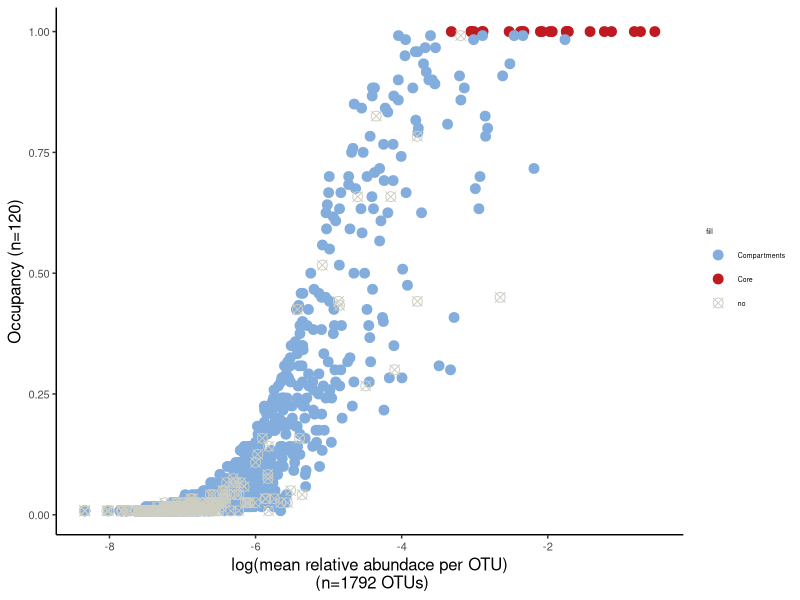

Generate this figure with R:
## ---- chunk 1
library(tidyverse)
library(reshape2)
library(vegan)
theme_set(theme_light())
map = read.table("metadata_VE.txt", header=T, row.names=1, sep="\t")
otu = read.table("otu_VE.txt", header=T, row.names=1, sep="\t")
otu_PA <- 1*((otu>0)==1)                                                 # presence-absence data
otu_occ <- rowSums(otu_PA)/ncol(otu_PA)                                # occupancy calculation
otu_rel <- apply(decostand(otu, method="total", MARGIN=2),1, mean)     # relative abundance  
occ_abun <- add_rownames(as.data.frame(cbind(otu_occ, otu_rel)),'otu') # combining occupancy and abundance 
write.table(as.matrix(occ_abun),"occ_abun.txt",sep = '\t',quote = FALSE,col.names = NA)
#After the dataframe is exported, manually add a column named "fill"(Core,Compartment,no)

occ_abun = read.table("occ_abun_new.txt", header=T, row.names=1, sep="\t")
p=ggplot(data=occ_abun, aes(x=log10(otu_rel), y=otu_occ,color=fill,shape=fill))+
  geom_point(size = 3)+scale_color_manual(values=c('#82ADDC','#BE1A20','#CDCDC1'))+ 
  scale_shape_manual(values = c(19,19,13))+
  labs(x=paste('log(mean relative abundace per OTU)\n (n=',nrow(occ_abun),' OTUs)',sep=''), y=paste('Occupancy (n=',ncol(otu),')', sep=''), fill=NULL)
mytheme = theme_classic() + theme(axis.text.x = element_text(size = 8),axis.text.y = element_text(size = 8))+
    theme(axis.title.y= element_text(size=12))+theme(axis.title.x = element_text(size = 12))+
    theme(legend.title=element_text(size=5),legend.text=element_text(size=5))
p=p+mytheme
p
